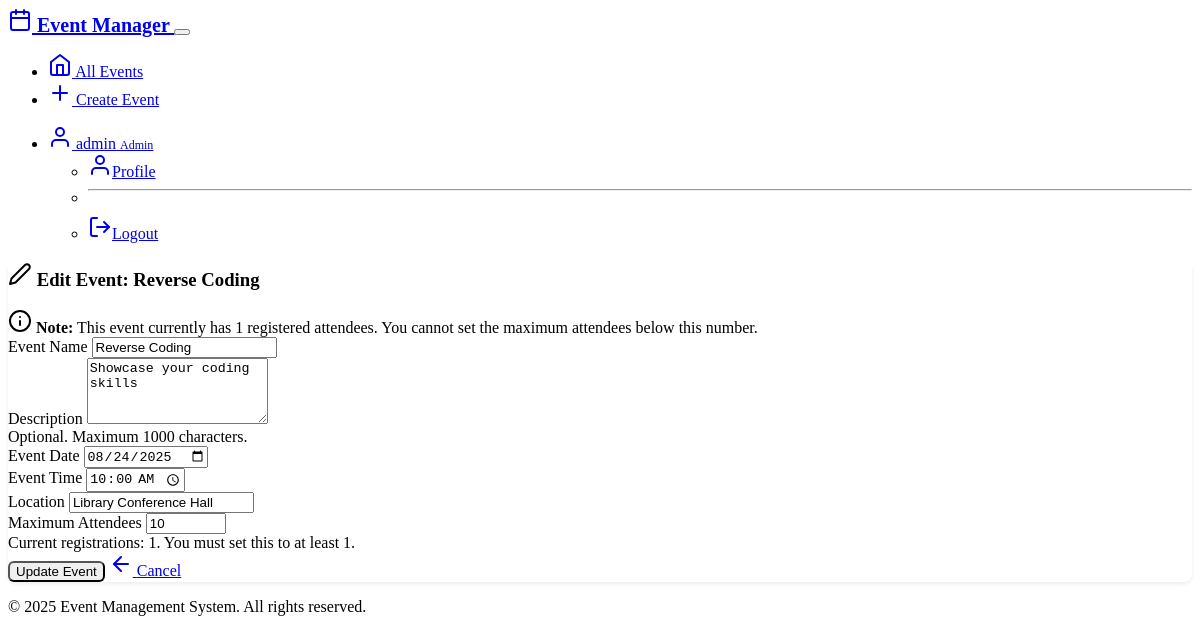
The app's page /event/1/edit (signed in) with its own data.
### models.py (models this page shows, shortened)
class User(UserMixin, db.Model):
    id = db.Column(db.Integer, primary_key=True)
    username = db.Column(db.String(64), unique=True, nullable=False, index=True)
    email = db.Column(db.String(120), unique=True, nullable=False, index=True)
    password_hash = db.Column(db.String(256), nullable=False)
    is_admin = db.Column(db.Boolean, default=False, nullable=False)
    created_at = db.Column(db.DateTime, default=datetime.utcnow)
    events = db.relationship('Event', backref='creator', lazy=True)
    registrations = db.relationship('Attendee', backref='user', lazy=True)

class Event(db.Model):
    id = db.Column(db.Integer, primary_key=True)
    name = db.Column(db.String(200), nullable=False)
    description = db.Column(db.Text, nullable=True)
    date = db.Column(db.Date, nullable=False)
    time = db.Column(db.Time, nullable=False)
    location = db.Column(db.String(300), nullable=False)
    max_attendees = db.Column(db.Integer, default=100)
    created_at = db.Column(db.DateTime, default=datetime.utcnow)
    updated_at = db.Column(db.DateTime, default=datetime.utcnow, onupdate=datetime.utcnow)
    created_by = db.Column(db.Integer, db.ForeignKey('user.id'), nullable=False)
    attendees = db.relationship('Attendee', backref='event', lazy=True, cascade='all, delete-orphan')
    @property
    def attendee_count(self):
        return db.session.query(Attendee).filter_by(event_id=self.id).count()

### routes.py (the view, shortened to what this page needs)
@app.route('/event/<int:id>/edit', methods=['GET', 'POST'])
@login_required
@admin_required
def edit_event(id):
    event = Event.query.get_or_404(id)
    form = EditEventForm(obj=event)
    return render_template('edit_event.html', form=form, event=event)

### forms.py
class EditEventForm(EventForm):
    submit = SubmitField('Update Event')

### app.py (called while the page is built)
@login_manager.user_loader
def load_user(user_id):
    return models.User.query.get(int(user_id))

### routes.py (called while the page is built)
def admin_required(f):
    @wraps(f)
    def decorated_function(*args, **kwargs):
        if not current_user.is_authenticated or not current_user.is_admin:
            flash('Admin access required.', 'danger')
            return redirect(url_for('index'))
        return f(*args, **kwargs)
    return decorated_function

### templates/edit_event.html (shortened to what this page needs)
{% extends "base.html" %}
{% block content %}
<div class="row justify-content-center">
    <div class="col-lg-8">
        <div class="card">
            <div class="card-header">
                <h3 class="card-title mb-0">
                    <i data-feather="edit-2" class="me-2"></i>
                    Edit Event: {{ event.name }}
                </h3>
            </div>
            <div class="card-body">
                {% if event.attendee_count > 0 %}
                    <div class="alert alert-info">
                        <i data-feather="info" class="me-2"></i>
                        <strong>Note:</strong> This event currently has {{ event.attendee_count }} registered attendees.
                        You cannot set the maximum attendees below this number.
                    </div>
                {% endif %}
                <form method="POST">
                    <div class="mb-3">
                        {{ form.name.label(class="form-label") }}
                        {{ form.name(class="form-control" + (" is-invalid" if form.name.errors else "")) }}
                    </div>
                    <div class="mb-3">
                        {{ form.description.label(class="form-label") }}
                        {{ form.description(class="form-control" + (" is-invalid" if form.description.errors else ""), rows="4") }}
                        <div class="form-text">Optional. Maximum 1000 characters.</div>
                    </div>
                    <div class="row mb-3">
                        <div class="col-md-6">
                            {{ form.date.label(class="form-label") }}
                            {{ form.date(class="form-control" + (" is-invalid" if form.date.errors else "")) }}
                        </div>
                        <div class="col-md-6">
                            {{ form.time.label(class="form-label") }}
                            {{ form.time(class="form-control" + (" is-invalid" if form.time.errors else "")) }}
                        </div>
                    </div>
                    <div class="mb-3">
                        {{ form.location.label(class="form-label") }}
                        {{ form.location(class="form-control" + (" is-invalid" if form.location.errors else "")) }}
                    </div>
                    <div class="mb-4">
                        {{ form.max_attendees.label(class="form-label") }}
                        {{ form.max_attendees(class="form-control" + (" is-invalid" if form.max_attendees.errors else ""), min=event.attendee_count) }}
                        <div class="form-text">
                            Current registrations: {{ event.attendee_count }}.
                            You must set this to at least {{ event.attendee_count }}.
                        </div>
                    </div>
                    <div class="d-flex gap-2">
                        {{ form.submit(class="btn btn-primary") }}
                        <a href="{{ url_for('event_detail', id=event.id) }}" class="btn btn-secondary">
                            <i data-feather="arrow-left" class="me-1"></i>
                            Cancel
                        </a>
                    </div>
                </form>
            </div>
        </div>
    </div>
</div>
{% endblock %}

### templates/base.html (shortened to what this page needs)
<!DOCTYPE html>
<html lang="en" data-bs-theme="dark">
<head>
    <link href="https://cdn.replit.com/agent/bootstrap-agent-dark-theme.min.css" rel="stylesheet">
    <link rel="stylesheet" href="{{ url_for('static', filename='css/custom.css') }}">
</head>
<body>
    <nav class="navbar navbar-expand-lg navbar-dark bg-dark">
        <div class="container">
            <a class="navbar-brand" href="{{ url_for('index') }}">
                <i data-feather="calendar" class="me-2"></i>
                Event Manager
            </a>
            <button class="navbar-toggler" type="button" data-bs-toggle="collapse" data-bs-target="#navbarNav">
            </button>
            <div class="collapse navbar-collapse" id="navbarNav">
                <ul class="navbar-nav me-auto">
                    <li class="nav-item">
                        <a class="nav-link" href="{{ url_for('index') }}">
                            <i data-feather="home" class="me-1"></i>
                            All Events
                        </a>
                    </li>
                    {% if current_user.is_authenticated and current_user.is_admin %}
                        <li class="nav-item">
                            <a class="nav-link" href="{{ url_for('create_event') }}">
                                <i data-feather="plus" class="me-1"></i>
                                Create Event
                            </a>
                        </li>
                    {% endif %}
                </ul>
                <ul class="navbar-nav ms-auto">
                    {% if current_user.is_authenticated %}
                        <li class="nav-item dropdown">
                            <a class="nav-link dropdown-toggle" href="#" id="navbarDropdown" role="button" data-bs-toggle="dropdown">
                                <i data-feather="user" class="me-1"></i>
                                {{ current_user.username }}
                                {% if current_user.is_admin %}
                                    <span class="badge bg-primary ms-1">Admin</span>
                                {% endif %}
                            </a>
                            <ul class="dropdown-menu">
                                <li><a class="dropdown-item" href="{{ url_for('profile') }}">
                                    <i data-feather="user" class="me-2"></i>Profile
                                </a></li>
                                <li><hr class="dropdown-divider"></li>
                                <li><a class="dropdown-item" href="{{ url_for('logout') }}">
                                    <i data-feather="log-out" class="me-2"></i>Logout
                                </a></li>
                            </ul>
                        </li>
                    {% endif %}
                </ul>
            </div>
        </div>
    </nav>
    <main class="container my-4">
        {% block content %}{% endblock %}
    </main>
    <footer class="bg-dark text-light py-4 mt-5">
        <div class="container text-center">
            <p class="mb-0">&copy; 2025 Event Management System. All rights reserved.</p>
        </div>
    </footer>
</body>
</html>

### static/css/custom.css (style rules this page uses)
:root { --event-card-shadow: 0 0.125rem 0.25rem rgba(0, 0, 0, 0.075); --event-card-hover-shadow: 0 0.5rem 1rem rgba(0, 0, 0, 0.15); --border-radius-lg: 0.5rem; }
.card { border-radius: var(--border-radius-lg); box-shadow: var(--event-card-shadow); transition: box-shadow 0.3s ease-in-out, transform 0.2s ease-in-out; }
.badge { font-size: 0.75em; font-weight: 500; }
.form-label { font-weight: 500; margin-bottom: 0.5rem; }
.btn { border-radius: 0.375rem; font-weight: 500; transition: all 0.2s ease-in-out; }
.navbar-brand { font-weight: 600; font-size: 1.25rem; }
.navbar-nav .nav-link { font-weight: 500; transition: color 0.2s ease-in-out; }
footer { margin-top: auto; }
.alert { border-radius: var(--border-radius-lg); border: none; font-weight: 500; }
.card-header { font-weight: 600; }

### records on screen
User: username "admin"
Event: name "Reverse Coding", attendee_count "1", description "Showcase your coding skills", date "08/24/2025", time "10:00", location "Library Conference Hall", max_attendees "10"
